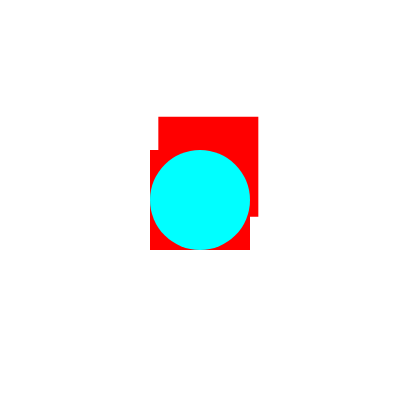
Frame 1 (no input)
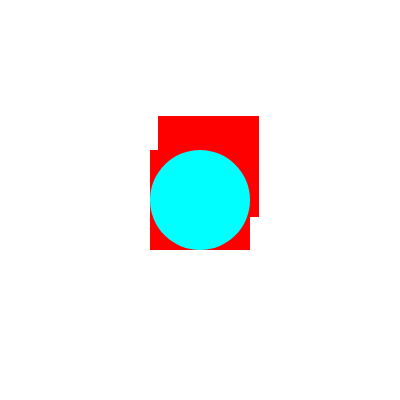
Frame 60 (no input)
Frame 120 (the mouse pressed at the canvas centre since frame 60): identical to frame 60, image omitted

The p5.js sketch that drew these frames (run headless with seeded random() and noise() and a simulated clock; from frame 60 on, the mouse is pressed at the canvas centre):

// p5.js sketch
// ── sketch.js
let posX;
let posY;
let s;

function setup() {
  s = 100;
  posX = 0;
  posY = 100;
  createCanvas(400, 400);
  background(255);
  print("hola mundo");
}

function draw() {
  fill(255, 0, 0); //fill sirve para dar color al relleno
  noStroke();
  
  rect(width/2 - s/2, height/2 - s/2, s, s);
  rect(width/2 - s/2.4, height/2.4 - s/2, s, s);
  
  fill(0,255,255);
  ellipse(width/2, height/2, s, s);
}
